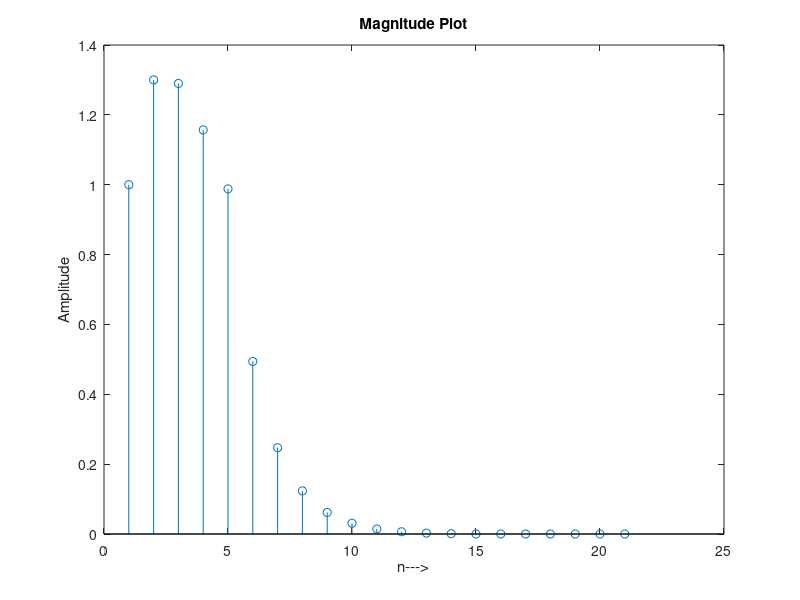

MATLAB code to generate this figure:
close all;
clear all;
clc;
n = 0:10;
u = n >= 0;
u1 = n >= 10;
h = power(0.5,n).*(u - u1);
u2 = n >= 5;
x = power(0.8,n).*(u - u2);
ans1 = conv(h,x);
stem(ans1);
title('Magnitude Plot');
xlabel('n--->');
ylabel('Amplitude');
